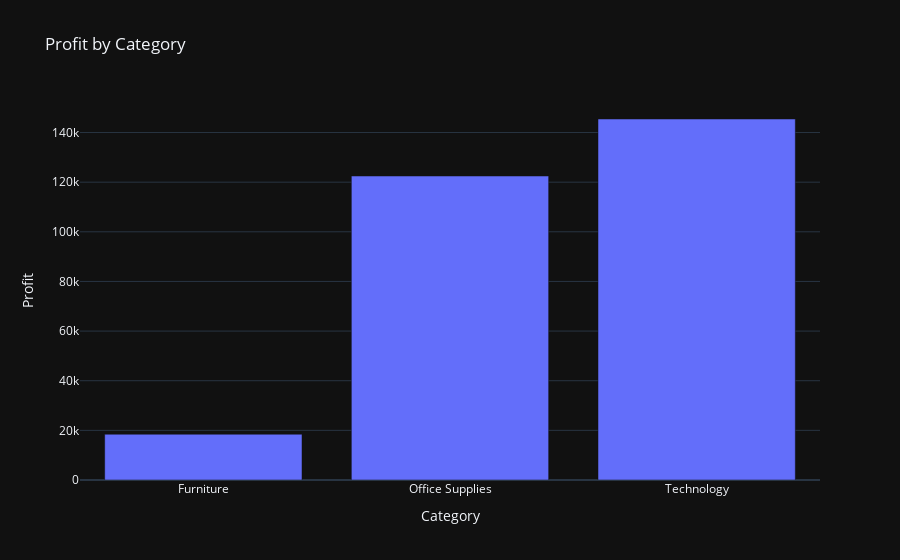

The notebook cell this image was saved under:
### Markdown cell above
# Profit by Category

### Code cell
profit_by_category = df.groupby('Category')['Profit'].sum().reset_index()

fig = px.bar(profit_by_category, x='Category', y='Profit', title='Profit by Category')
fig.show()

### Figure 1 — Plotly figure (JSON) as saved in the notebook; plotly's stock layout.template omitted (floating-point values rounded to 4 significant figures)
{"data": [{"hovertemplate": "Category=%{x}<br>Profit=%{y}<extra></extra>", "legendgroup": "", "marker": {"color": "#636efa", "pattern": {"shape": ""}}, "name": "", "orientation": "v", "showlegend": false, "textposition": "auto", "x": ["Furniture", "Office Supplies", "Technology"], "xaxis": "x", "y": [18450.0, 122500.0, 145500.0], "yaxis": "y", "type": "bar"}], "layout": {"xaxis": {"anchor": "y", "domain": [0.0, 1.0], "title": {"text": "Category"}}, "yaxis": {"anchor": "x", "domain": [0.0, 1.0], "title": {"text": "Profit"}}, "legend": {"tracegroupgap": 0}, "title": {"text": "Profit by Category"}, "barmode": "relative"}}
